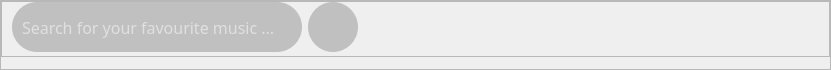
            <widget class="QFrame" name="searchbarFrame_2">
             <property name="minimumSize">
              <size>
               <width>0</width>
               <height>70</height>
              </size>
             </property>
             <property name="maximumSize">
              <size>
               <width>16777215</width>
               <height>70</height>
              </size>
             </property>
             <property name="frameShape">
              <enum>QFrame::StyledPanel</enum>
             </property>
             <property name="frameShadow">
              <enum>QFrame::Raised</enum>
             </property>
             <layout class="QVBoxLayout" name="verticalLayout_4">
              <property name="spacing">
               <number>0</number>
              </property>
              <property name="leftMargin">
               <number>0</number>
              </property>
              <property name="topMargin">
               <number>0</number>
              </property>
              <property name="rightMargin">
               <number>0</number>
              </property>
              <property name="bottomMargin">
               <number>0</number>
              </property>
              <item>
               <widget class="QFrame" name="searchbarFrame">
                <property name="frameShape">
                 <enum>QFrame::StyledPanel</enum>
                </property>
                <property name="frameShadow">
                 <enum>QFrame::Raised</enum>
                </property>
                <layout class="QHBoxLayout" name="horizontalLayout_12">
                 <property name="spacing">
                  <number>6</number>
                 </property>
                 <property name="leftMargin">
                  <number>10</number>
                 </property>
                 <property name="topMargin">
                  <number>0</number>
                 </property>
                 <property name="rightMargin">
                  <number>0</number>
                 </property>
                 <property name="bottomMargin">
                  <number>4</number>
                 </property>
                 <item>
                  <widget class="QLineEdit" name="searchBox">
                   <property name="minimumSize">
                    <size>
                     <width>290</width>
                     <height>50</height>
                    </size>
                   </property>
                   <property name="maximumSize">
                    <size>
                     <width>290</width>
                     <height>49</height>
                    </size>
                   </property>
                   <property name="font">
                    <font>
                     <family>Inter 18pt</family>
                     <pointsize>12</pointsize>
                    </font>
                   </property>
                   <property name="styleSheet">
                    <string notr="true">

QLineEdit {
    background-color: rgba(0, 0, 0, 150);  /* Background color (optional) */
    color: white;                          /* Text color */
/*     border: 1px solid rgba(255, 255, 255, 200); Border color */
    padding: 8px;                         /* Padding inside the line edit */
	border-radius:25px;
	background:rgba(0,0,0,50);
}

QLineEdit:focus {
	border-radius:25px;
	padding:8px;
    border: 2px solid rgba(255, 255, 255, 255); /* Highlight border color */
    background-color: rgba(0, 0, 0, 100); /* Highlight color */
}</string>
                   </property>
                   <property name="placeholderText">
                    <string>Search for your favourite music ...</string>
                   </property>
                  </widget>
                 </item>
                 <item>
                  <widget class="QPushButton" name="search">
                   <property name="minimumSize">
                    <size>
                     <width>50</width>
                     <height>50</height>
                    </size>
                   </property>
                   <property name="maximumSize">
                    <size>
                     <width>50</width>
                     <height>50</height>
                    </size>
                   </property>
                   <property name="styleSheet">
                    <string notr="true">QPushButton {
border-radius:25px;
background-color:rgba(0,0,0,50);
border:none;
}

QPushButton::hover {
border-radius:25px;
background-color:rgba(255,255,255, 50);
border:none;
}

QPushButton::pressed {
border-radius:25px;
background-color:rgba(255,255,255, 30);
border:none;
}
</string>
                   </property>
                   <property name="text">
                    <string/>
                   </property>
                   <property name="icon">
                    <iconset>
                     <normaloff>../../../../Downloads/icons8-search-90.png</normaloff>../../../../Downloads/icons8-search-90.png</iconset>
                   </property>
                   <property name="iconSize">
                    <size>
                     <width>24</width>
                     <height>24</height>
                    </size>
                   </property>
                  </widget>
                 </item>
                 <item>
                  <spacer name="horizontalSpacer_13">
                   <property name="orientation">
                    <enum>Qt::Horizontal</enum>
                   </property>
                   <property name="sizeHint" stdset="0">
                    <size>
                     <width>471</width>
                     <height>20</height>
                    </size>
                   </property>
                  </spacer>
                 </item>
                </layout>
               </widget>
              </item>
              <item>
               <spacer name="verticalSpacer">
                <property name="orientation">
                 <enum>Qt::Vertical</enum>
                </property>
                <property name="sizeHint" stdset="0">
                 <size>
                  <width>20</width>
                  <height>13</height>
                 </size>
                </property>
               </spacer>
              </item>
             </layout>
            </widget>
